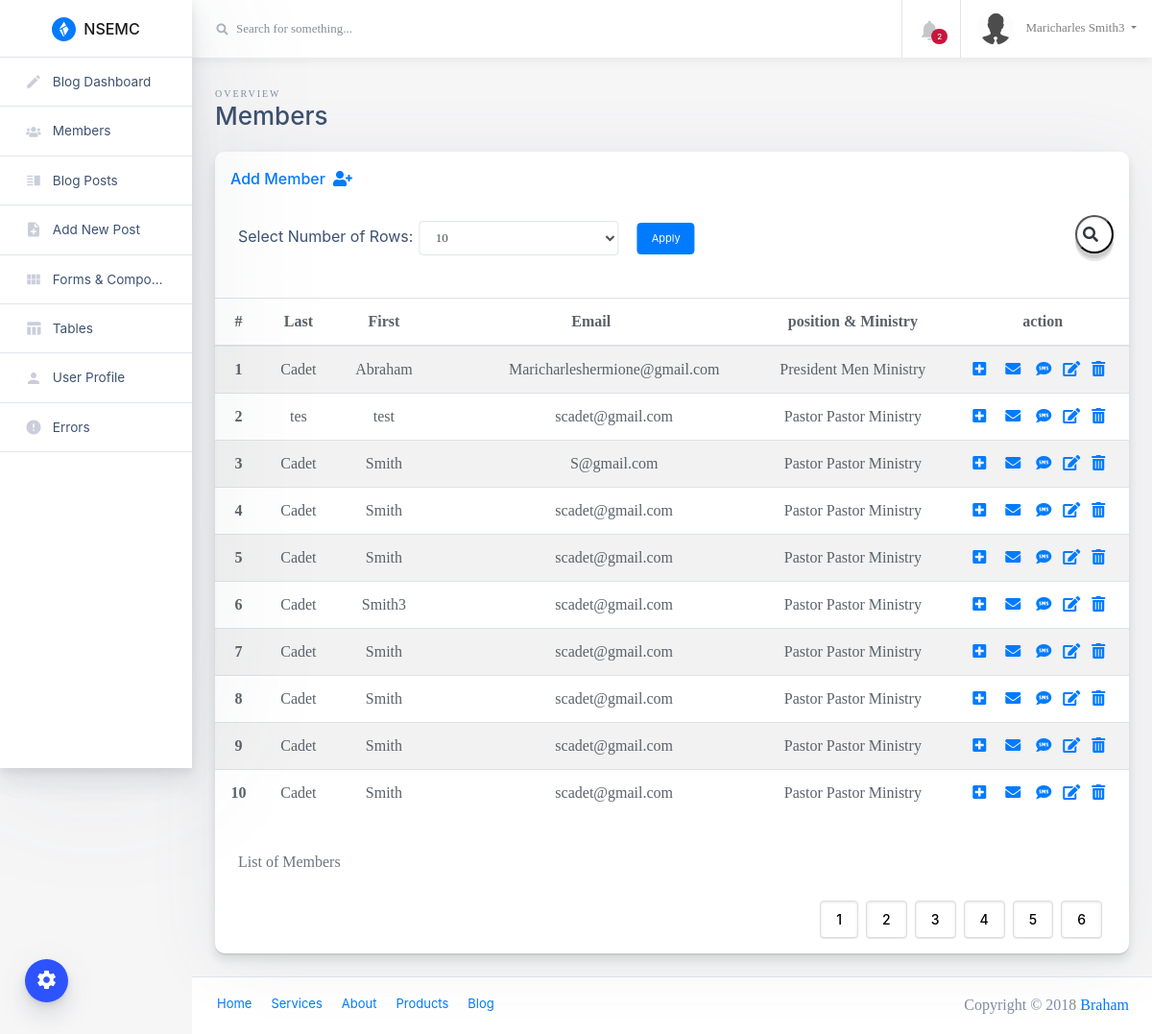
The app's page /admin/members.php (signed in) with its own data.
### tables this page shows
CREATE TABLE IF NOT EXISTS `users` (
  `user_id` int(11) NOT NULL AUTO_INCREMENT,
  `username` varchar(250) NOT NULL,
  `user_firstname` varchar(250) NOT NULL,
  `user_lastname` varchar(250) NOT NULL,
  `user_password` varchar(250) NOT NULL,
  `user_email` text NOT NULL,
  `user_image` text NOT NULL,
  `user_ministry` varchar(250) NOT NULL,
  `position` varchar(250) NOT NULL,
  `user_address` text NOT NULL,
  `user_city` varchar(250) NOT NULL,
  `user_state` varchar(250) NOT NULL,
  `user_zip` int(12) NOT NULL,
  `user_description` varchar(250) NOT NULL,
  `user_tel` int(15) NOT NULL,
  `Status` varchar(10) NOT NULL DEFAULT 'Active',
  PRIMARY KEY (`user_id`)
);

### admin/includes/viewAllMembers.php (the view, shortened to what this page needs)
<div class="main-content-container container-fluid px-4">
    <div class="page-header row no-gutters py-4">
      <div class="col-12 col-sm-4 text-center text-sm-left mb-0">
        <span class="text-uppercase page-subtitle">Overview</span>
        <h3 class="page-title">Members</h3>
      </div>
    </div>
    <div class="row row1">
      <div class="col">
        <div class="card card-small mb-4">
          <div class="card-header">
            <h6 class="desktop-t m-0"><a href="members.php?link=addmember">Add Member<i class="fas fa-user-plus ml-2"></i></a></h6>
          </div>
          <div class="card-body p-0 pb-3 text-center">
          <table class="table table-striped relative" id="myTable">
          <caption class="desktop-t ml-4 mt-4">List of Members</caption>
          <h6 class="mx-4 mobile text mt-3">Select Number of Rows:</h6>
<div class="form-group mt-3 mb-0" id="month">
  <div class="mobile">
    <form method="post" action="">
        <div class="inline form-group col-lg-3 ml-5">
          <select class="form-control" name="perpage" id="" >
            <option value="10">10</option>
          </select>
        </div>
        <input class="btn btn-sm btn-primary" type="submit" name="apply" value="Apply">
    </form>
  </div>
</div>
<div class="center">
    <div class="search">
      <div class="search-box">
          <button class="search-btn" type="submit">
              <i class="fas fa-search"></i>
          </button>
      </div>
    </div>
    </div>
                    <thead>
                <tr>
                    <th scope="col">#</th>
                    <th scope="col">Last</th>
                    <th scope="col">First</th>
                    <th  class="desktop" scope="col">Email</th>
                    <th class="desktop" scope="col">position & Ministry</th>
                    <th scope="col">action</th>
                  </tr>
                </thead>
<tbody id="data">
              <?php
                  if(isset($_GET['page'])){
                      $page = $_GET['page'];
                  } else {
                      $page ='';
                  }
                  if(!isset($_POST['apply'])){
                  $per_page = 10;
                  }
                  if ($page == "" || $page == 1) {
                      $page_1 = 0;
                  } else {
                      $page_1 = ($page * $per_page) - $per_page;
                  }
                 $search_user = "SELECT * FROM users";
                 $query_search_user = mysqli_query($conn, $search_user);
                 $count = mysqli_num_rows($query_search_user);
                 $no_of_page = ceil($count/$per_page);
                 $search_user = "SELECT * FROM users LIMIT $page_1, $per_page";
                 $query_search_user = mysqli_query($conn, $search_user);
                 for($x = 1; $x <= $no_of_page; $x++){
                  while($row = mysqli_fetch_assoc($query_search_user)){
                  $user_id = $row['user_id'];
                  $user_email = $row['user_email'];
                  $position = $row['position'];
                  $ministry = $row['user_ministry'];
                  $user_last = $row['user_lastname'];
                  $user_first = $row['user_firstname'];
                  $user_tel = $row['user_tel'];
                 echo "<tr>";
                 echo "<th scope='row'>" . $x++ . "</th>";
                 echo "<td>$user_last</td>";
                 echo "<td>$user_first</td>";
                 echo "<td class='desktop pl-5 pr-0'>$user_email</td>";
                 echo "<td class='desktop'>";
                 if(!empty($position)){
                   echo ucwords($position) . ' ';
                   echo ucwords($ministry) . ' ' . 'Ministry';
                  }
                  echo "</td>";
                 echo "<td colspan='2' class='px-0'>";
                 echo "<a class='mr-3' href='members.php?link=viewMember&m_id=$user_id' id='popover' data-toggle='popover'
                      title='See More of $user_first' data-trigger='hover'
                      data-content='' data-placement='top'>
                      <i class='fas fa-plus-square'></i></a>";
                 echo "<a class='mr-2' href='' id='popover' data-toggle='popover'
                      title='Send A Mail to $user_first' data-trigger='hover'
                      data-content='' data-placement='top' >
                      <i class='fas fa-envelope'></i></a>";
                 echo "<a class='pl-1 myLink pr-2 py-0'  id='popover' data-trigger='hover' rel='$user_tel'
                      data-content='$user_first' value='$user_last $user_first' data-toggle='modal' data-target='.bd-example-modal-lg'
                      title='Send A sms to $user_first' href='javascript:void(0)' data-toggle='popover' data-placement='top'>
                        <i class='fas fa-sms'></i>
                      </a>";
                 echo "<a class='mr-2 pb-1' href='members.php?link=editmember&m_id=$user_id;' id='popover' data-toggle='popover'
                      title='Edit' data-trigger='hover'
                      data-content=' data-placement='top'>
                      <i class='fas fa-edit'></i></a>";
                 echo "<a class='mr-2' href='members.php?delete=$user_id;' id='popover' data-toggle='popover'
                      title='Delete $user_first' data-trigger='hover'
                      data-content='Delete $user_first' data-placement='top' onclick='return confirm('Are you sure you want to Delete $user_last . ' ' . $user_first;?');'>
                      <i class='fas fa-trash-alt'></i></a>";
                      echo "</td>";
                      echo "</tr>";
                  }}
?>
</tbody>
            </table>
            <div class="pagination mr-4" id="selectmenu">
            <?php
if(isset($_POST['apply']) or !isset($_POST['apply'])){
    for($i=1; $i<=$no_of_page; $i++){
        if ($page == $i) {
            echo "<a class='active_link' href='members.php?members&page={$i}'>{$i}</a>";
        } else {
            echo "<a href='members.php?members&page={$i}'>{$i}</a>";
        }
    }
  }
   ?>
            </div>
        </div>
        </div>
      </div>
    </div>
</div>

### admin/includes/admin_nav.php (shortened to what this page needs)
<?php
$query = "SELECT * FROM users WHERE user_email = '{$_SESSION['email']}'";
$user_admin = mysqli_query($conn, $query);
while($row = mysqli_fetch_array($user_admin)){
  $server_user_firstname = $row['user_firstname'];
  $server_user_lastname = $row['user_lastname'];
  $server_picture_name = $row['user_image'];
  $server_user_position = $row['position'];
}
?>
<nav class="navbar align-items-stretch navbar-light flex-md-nowrap p-0">
              <form action="#" class="main-navbar__search w-100 d-none d-md-flex d-lg-flex">
                <div class="input-group input-group-seamless ml-3">
                  <div class="input-group-prepend">
                    <div class="input-group-text">
                      <i class="fas fa-search"></i>
                    </div>
                  </div>
                  <input class="navbar-search form-control" type="text" placeholder="Search for something..." aria-label="Search"> </div>
              </form>
              <ul class="navbar-nav border-left flex-row ">
                <li class="nav-item border-right dropdown notifications">
                  <a class="nav-link nav-link-icon text-center" href="#" role="button" id="dropdownMenuLink" data-toggle="dropdown" aria-haspopup="true" aria-expanded="false">
                    <div class="nav-link-icon__wrapper">
                      <i class="material-icons">&#xE7F4;</i>
                      <span class="badge badge-pill badge-danger">2</span>
                    </div>
                  </a>
                </li>
                <li class="nav-item dropdown">
                  <a class="nav-link dropdown-toggle text-nowrap px-3" data-toggle="dropdown" href="#" role="button" aria-haspopup="true" aria-expanded="false">
                    <img class="user-avatar rounded-circle mr-2" width="40" height="40" style="border-radius:100%" src="img/<?php echo $server_picture_name;?>" alt="<?php echo $server_user_position;?>">
                    <span class="d-none d-md-inline-block"><?php echo $server_user_lastname . " " . $server_user_firstname;?></span>
                  </a>
                </li>
              </ul>
            </nav>

### admin/styles/css.css (style rules this page uses)
.pagination { float: right; }
.pagination a { color: black; float: left; padding: 8px 16px; text-decoration: none; transition: background-color .3s; border: 1px solid #ddd; margin: 0 4px; border-radius: 4px; box-shadow: inset 0 1px 3px rgba(0,0,0,.1), 0 1px 1px rgba(0,0,0,.1); }
#month { transform: translate(-28%); }
.search-box { position: relative; margin-top: -6%; margin-right: 1em; float: right !important; background: #ffffff; height: 40px; border-radius: 40px; padding: 0px; box-shadow: inset 0 4px 3px rgba(0,0,0,.1), 0 8px 1px rgba(0,0,0,.1); }
.search-btn { color: #2f3640; float: right; width: 40px; height: 40px; border-radius: 50%; background: white; display: flex; justify-content: start; align-items: center; transition: 0.4s; box-shadow: inset 0 1px 3px rgba(0,0,0,.1), 0 5px 1px rgba(0,0,0,.1); }
.relative { position: relative; }
.inline { display: inline-block; width:300px; }
.text { float:left; position:relative; top:4px; }

### admin/styles/sms.css (style rules this page uses)
input { outline: none; border: none; }

### admin/styles/profil.css (style rules this page uses)
body, #content { font-size: 100%; background: #F6F6F7; background-attachment: fixed; -webkit-background-size:cover; -moz-background-size:cover; background-size:cover; font-family: Poppins-Medium; }

### records on screen
users: user_image (picture), user_lastname "Maricharles", user_firstname "Smith3"
users: user_lastname "Cadet", user_firstname "Abraham", user_email "Maricharleshermione@gmail.com", position "President", user_ministry "Men"
users: user_lastname "tes", user_firstname "test", user_email "scadet@gmail.com", position "Pastor", user_ministry "Pastor"
users: user_lastname "Cadet", user_firstname "Smith", user_email "S@gmail.com", position "Pastor", user_ministry "Pastor"
users: user_lastname "Cadet", user_firstname "Smith", user_email "scadet@gmail.com", position "Pastor", user_ministry "Pastor"
users: user_lastname "Cadet", user_firstname "Smith", user_email "scadet@gmail.com", position "Pastor", user_ministry "Pastor"
users: user_lastname "Cadet", user_firstname "Smith3", user_email "scadet@gmail.com", position "Pastor", user_ministry "Pastor"
users: user_lastname "Cadet", user_firstname "Smith", user_email "scadet@gmail.com", position "Pastor", user_ministry "Pastor"
users: user_lastname "Cadet", user_firstname "Smith", user_email "scadet@gmail.com", position "Pastor", user_ministry "Pastor"
users: user_lastname "Cadet", user_firstname "Smith", user_email "scadet@gmail.com", position "Pastor", user_ministry "Pastor"
users: user_lastname "Cadet", user_firstname "Smith", user_email "scadet@gmail.com", position "Pastor", user_ministry "Pastor"
